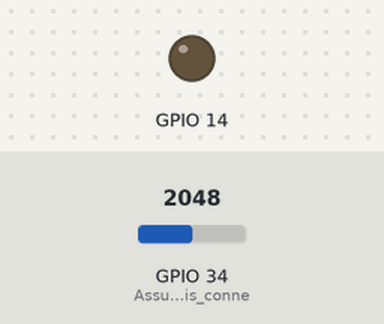
The sketch below on a simulated ESP32. Shown: output pins drawn as LEDs (lit = HIGH). The inputs (shaded band) are chosen by the test bench; at power-on: GPIO 34 (Assuming_the_NTC_is_conne) = 2048 (analog values on the 0–4095 scale). WiFi joins after 1.5 s; servers stay silent unless stated; no MQTT or app messages arrive unless stated; what the sketch prints to the serial monitor is not drawn.

Above: at 2.7 s.
2.8 s: GPIO 34 (Assuming_the_NTC_is_conne) set to 1686
4.7 s: GPIO 34 (Assuming_the_NTC_is_conne) set to 1587
At 6.6 s:
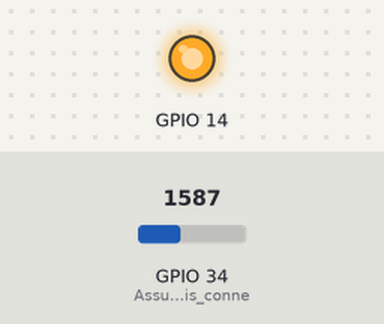
7.0 s: GPIO 34 (Assuming_the_NTC_is_conne) set to 2047
At 8.2 s:
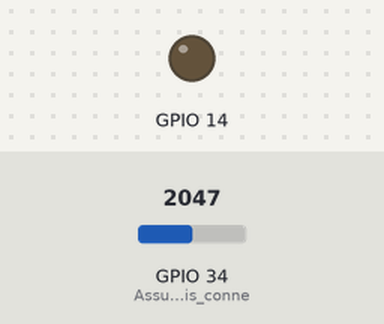
9.0 s: GPIO 34 (Assuming_the_NTC_is_conne) set to 1228
At 11.0 s:
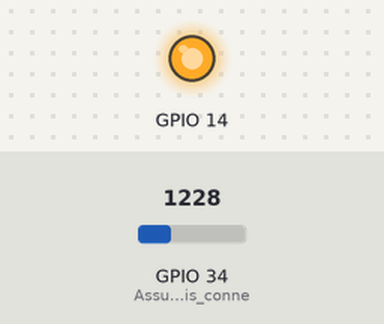
Timing chart, 0 to 12.0 s (numbered marks = the images above; inputs shaded):
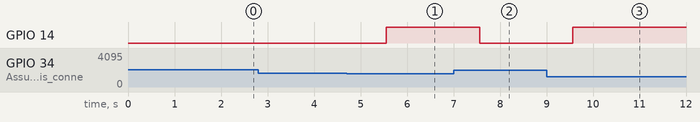

The sketch:

iotdev.ino
```cpp
#include <WiFi.h>
#include <PubSubClient.h>

const char* ssid = "Wokwi-GUEST";
const char* password = "";
const char* mqttServer = "broker.hivemq.com";
const int mqttPort = 1883;
const char* clientId = "Temp sensor #1";

const float BETA = 3950;

WiFiClient espClient;
PubSubClient client(espClient);

void setup() {
  Serial.begin(115200);
  analogReadResolution(10);
  pinMode(34, INPUT); // Assuming the NTC is connected to pin 34
  pinMode(14, OUTPUT);

  // Connect to Wi-Fi
  WiFi.begin(ssid, password);
  while (WiFi.status() != WL_CONNECTED) {
    delay(500);
    Serial.println("Connecting to WiFi...");
  }
  Serial.println("Connected to WiFi");

  // Connect to MQTT broker
  client.setServer(mqttServer, mqttPort);
  client.setCallback(callback);

  while (!client.connected()) {
    if (client.connect(clientId)) {
      Serial.println("Connected to MQTT broker");
    } else {
      Serial.print("Failed to connect to MQTT broker, rc=");
      Serial.println(client.state());
      delay(2000);
    }
  }
}

void loop() {
  int analogValue = analogRead(34);
  float celsius = 1 / (log(1 / (1023. / analogValue - 1)) / BETA + 1.0 / 298.15) - 273.15;
  Serial.print("Temperature: ");
  Serial.print(celsius);
  Serial.println(" ℃");

  // Publish temperature to MQTT topic
  char temperatureStr[10];
  sprintf(temperatureStr, "%.2f ℃", celsius);
  client.publish("/will/sensor_flask/sensor1", temperatureStr);

  client.loop();

  // Additional logic using the temperature value, e.g., controlling an output
  if (celsius >= 35) {
    digitalWrite(14, HIGH);
  } else {
    digitalWrite(14, LOW);
  }

  delay(1000);
}

void callback(char* topic, byte* payload, unsigned int length) {
  // Handle incoming messages if needed
}
```

Measured:
- the behaviour switches between 1616 and 1615 on GPIO 34 (Assuming_the_NTC_is_conne) (found by bisection; images 0 and 1)
- after the input at 2.8 s, every drawn part: stays the same
- after the input at 4.7 s, GPIO 14: LOW → HIGH after 0.86 s
- after the input at 7.0 s, GPIO 14: HIGH → LOW after 0.56 s
- after the input at 9.0 s, GPIO 14: LOW → HIGH after 0.56 s
